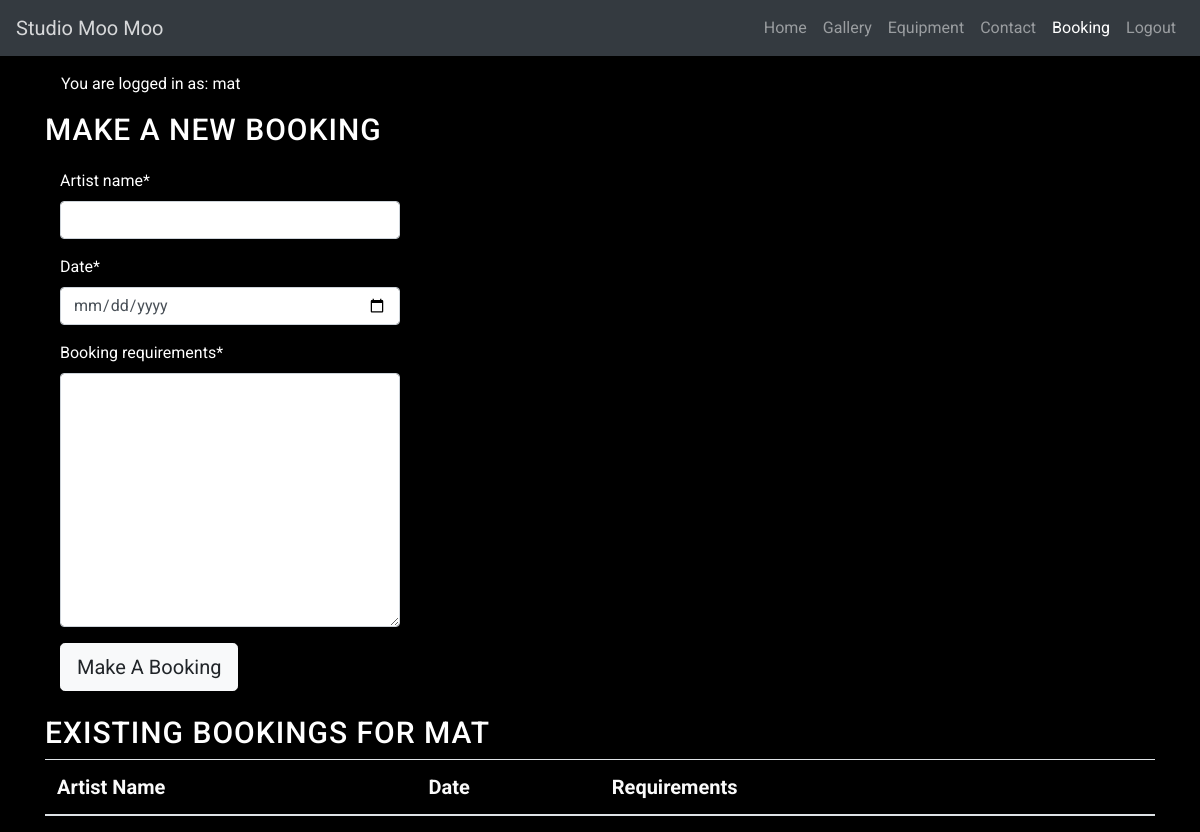
/my_bookings/ (signed in), run on an earlier commit of the app's database.
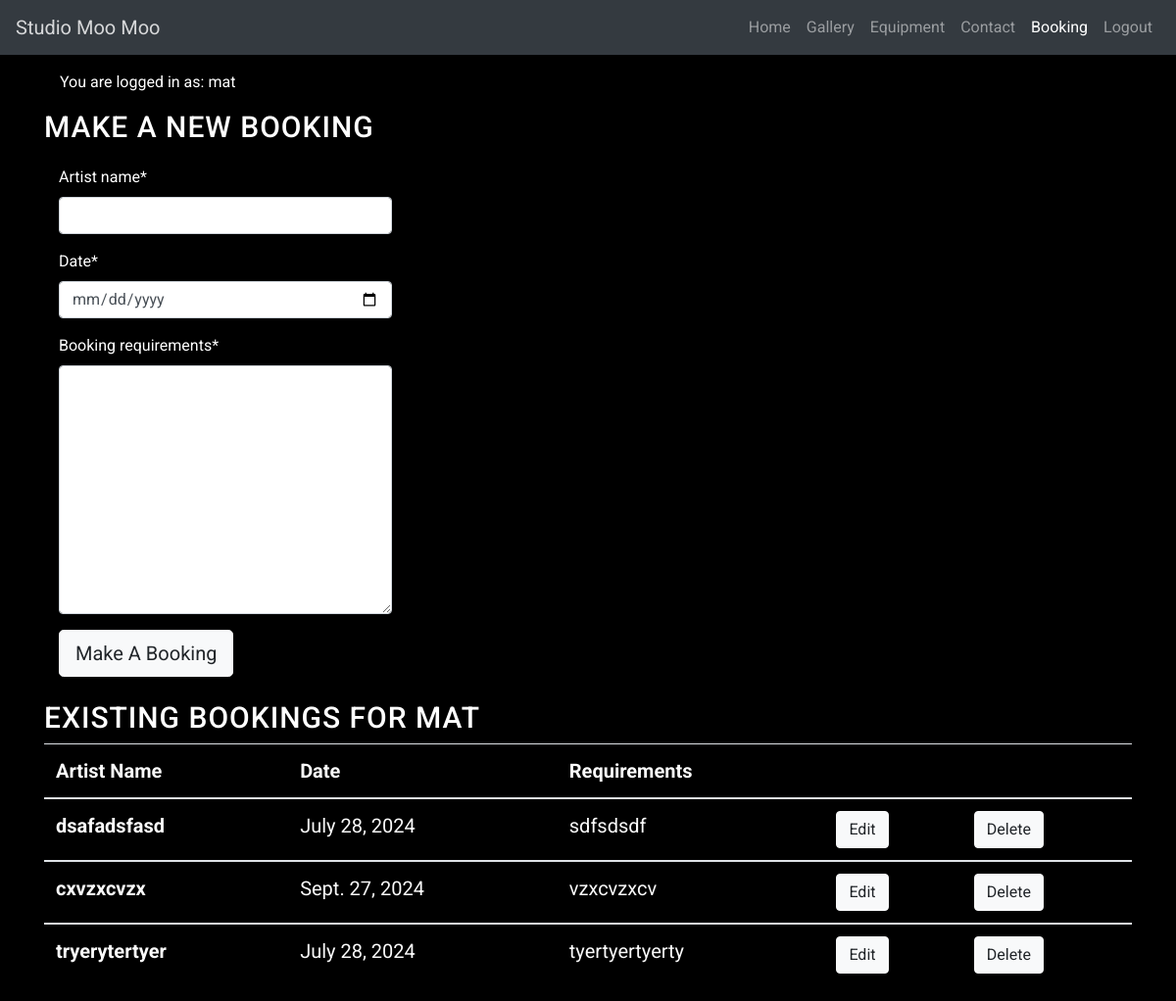
And on a later commit of the database.
### booking/models.py (models this page shows, shortened)
class Booking(models.Model):
    user = models.ForeignKey(User, on_delete=models.CASCADE)
    artist_name = models.CharField(max_length=30)
    date = models.DateField()
    booking_requirements = models.CharField(max_length=700)

### booking/views.py (the view)
# urls.py: path('my_bookings/', views.my_bookings, name='my_bookings'),
def my_bookings(request):
    bookings = Booking.objects.filter(user=request.user)
    booking_form = BookingForm()
    if request.method == "POST":
        booking_form = BookingForm(data=request.POST)
        if booking_form.is_valid():
            booking = booking_form.save(commit=False)
            booking.user = request.user
            booking.save()
    return render(
        request,
        "booking/booking_list.html",
        {
            'booking_form' : booking_form,
            'bookings': bookings,
        },
    )

### booking/forms.py
class BookingForm(forms.ModelForm):
    class Meta:
        model = Booking
        fields = ('artist_name','date','booking_requirements')
        widgets = {
            'nrtist_name': forms.Textarea(attrs={'cols': 60, 'rows': 1}),
            'date': forms.TextInput(attrs={'type': 'date'}),
            'booking_requirements': forms.Textarea()
        }

### booking/templates/booking/booking_list.html (shortened to what this page needs)
{% extends "base.html" %} {% block title %} Studio Moo Moo {% endblock %}
{% load static %}
{% load crispy_forms_tags %}
{% block content %}
<body>
    <main class="flex-shrink-0 main-bg">
        {% if user.is_authenticated %}
        <p class="text-end m-3">You are logged in as: {{ user }}</p>
        {% else %}
        <p class="text-end m-3">You are not logged in</p>
        {% endif %}
    <div>
        <h1>Make a new Booking</h1>
        <div class="col-md-4 mb-4 mt-3">
          <div>
            {% if user.is_authenticated %}
            <form id="bookingForm" method="post"
              style="margin-top: 1.3em;">
              {{ booking_form | crispy }}
              <button id="BookingButton" type="submit"
                class="btn btn-lg btn-light">Make A Booking</button>
            </form>
            {% else %}
            <p>Log in to make a booking</p>
            {% endif %}
          </div>
        </div>
    </div>
    <div>
        <h1>Existing bookings for {{ user }}</h1>
    </div>
    <table class="table">
        <thead>
          <tr>
            <th scope="col">Artist Name</th>
            <th scope="col">Date</th>
            <th scope="col">Requirements</th>
            <th></th>
            <th></th>
          </tr>
        </thead>
        {% for booking in bookings %}
        <tbody>
          <tr>
            <th scope="row">{{ booking.artist_name }}</th>
            <td>{{ booking.date }}</td>
            <td>{{ booking.booking_requirements }}</td>
            {% if user.is_authenticated %}
            <td>
              <a class="btn btn-light btn-edit" href="{% url 'edit_booking' booking.pk%}">Edit</a>
            <td>
              <a class="btn btn-light btn-edit" href="{% url 'delete_booking' booking.pk%}">Delete</a></td>
            {% endif %}</td>
          </tr>
        {% endfor %}
        </tbody>
      </table>
    </div>
</body>
</html>
{% endblock %}

What changed in the data, as far as the page shows it:
added Booking: artist_name "dsafadsfasd", date "July 28, 2024", booking_requirements "sdfsdsdf"
added Booking: artist_name "cxvzxcvzx", date "Sept. 27, 2024", booking_requirements "vzxcvzxcv"
added Booking: artist_name "tryerytertyer", date "July 28, 2024", booking_requirements "tyertyertyerty"
